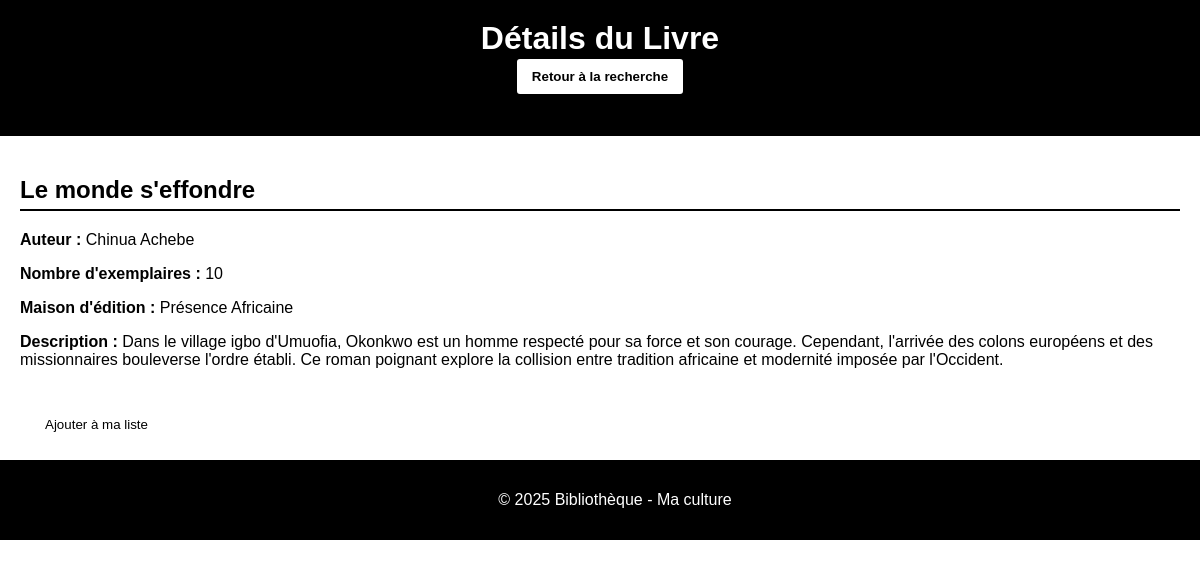
Page /details.php?id=1010 on the committed database.
### tables this page shows
CREATE TABLE `livres` (
  `id` int(11) NOT NULL COMMENT 'identifiant du livre',
  `titre` varchar(100) NOT NULL COMMENT 'Titre du livre',
  `auteur` varchar(100) NOT NULL COMMENT 'Auteur du livre',
  `description` text NOT NULL COMMENT 'description du livre',
  `maison_edition` varchar(100) NOT NULL COMMENT 'Maison d''edition du livre',
  `nombre_exemplaire` int(11) NOT NULL COMMENT 'Nombre d''exemplaire disponible'
);

### details.php (the view, shortened to what this page needs)
<?php
$host = "localhost";
$user = "root";
$password = "";
$dbname = "biblio_en_ligne";
$conn = mysqli_connect($host, $user, $password, $dbname);
$id = isset($_GET['id']) ? intval($_GET['id']) : 0;
$sql = "SELECT * FROM livres WHERE id = $id";
$result = mysqli_query($conn, $sql);
$row = mysqli_fetch_array($result);
?>
<!DOCTYPE html>
<html lang="fr">
<head>
    <link rel="stylesheet" href="css/style.css">
</head>
<body>
    <header>
        <h1>Détails du Livre</h1>
        <button onclick="window.location.href='index.php'" style="
            margin-bottom: 20px;
            background-color: white;
            border: 2px solid black;
            padding: 10px 15px;
            border-radius: 5px;
            color: black;
            font-weight: bold;
            cursor: pointer;
            transition: background-color 0.3s ease, color 0.3s ease;
        ">
            Retour à la recherche
        </button>
    </header>
    <main>
        <div class="contenu">
            <h2><?php echo htmlspecialchars($row['titre']); ?></h2>
            <p><strong>Auteur :</strong> <?php echo htmlspecialchars($row['auteur']); ?></p>
            <p><strong>Nombre d'exemplaires :</strong> <?php echo htmlspecialchars($row['nombre_exemplaire']); ?></p>
            <p><strong>Maison d'édition :</strong> <?php echo htmlspecialchars($row['maison_edition']); ?></p>
            <p><strong>Description :</strong> <?php echo nl2br(htmlspecialchars($row['description'])); ?></p>
        </div>
            <form action="ajout.php" method="post">
                <button type="submit" class="btn" onclick="confirmerAjout()">Ajouter à ma liste</button>
            </form>
    </main>
    <footer>
        <p>&copy; 2025 Bibliothèque - Ma culture</p>
    </footer>
</body>
</html>

### css/style.css (style rules this page uses)
body { margin: 0; font-family: Arial, sans-serif; background-color: #ffffff; color: #000000; }
header { background-color: #000000; color: #ffffff; padding: 20px; text-align: center; }
header h1 { margin: 0; font-size: 2em; }
main { padding: 20px; }
.contenu { margin-bottom: 40px; }
h2 { border-bottom: 2px solid #000; padding-bottom: 5px; }
.btn { padding: 8px 15px; margin-left: 10px; background-color: #fff; color: #000; border: none; border-radius: 4px; cursor: pointer; }
footer { background-color: #000; color: #fff; text-align: center; padding: 15px; position: relative; bottom: 0; width: 100%; }

### rows in the picture
livres: titre "Le monde s'effondre", auteur "Chinua Achebe", nombre_exemplaire "10", maison_edition "Présence Africaine", description "Dans le village igbo d'Umuofia, Okonkwo est un homme respecté pour sa force et son courage. Cependant, l'arrivée des colons européens et des missionnaires bouleverse l'ordre établi. Ce roman poignant explore la collision entre tradition africaine et modernité imposée par l'Occident."
